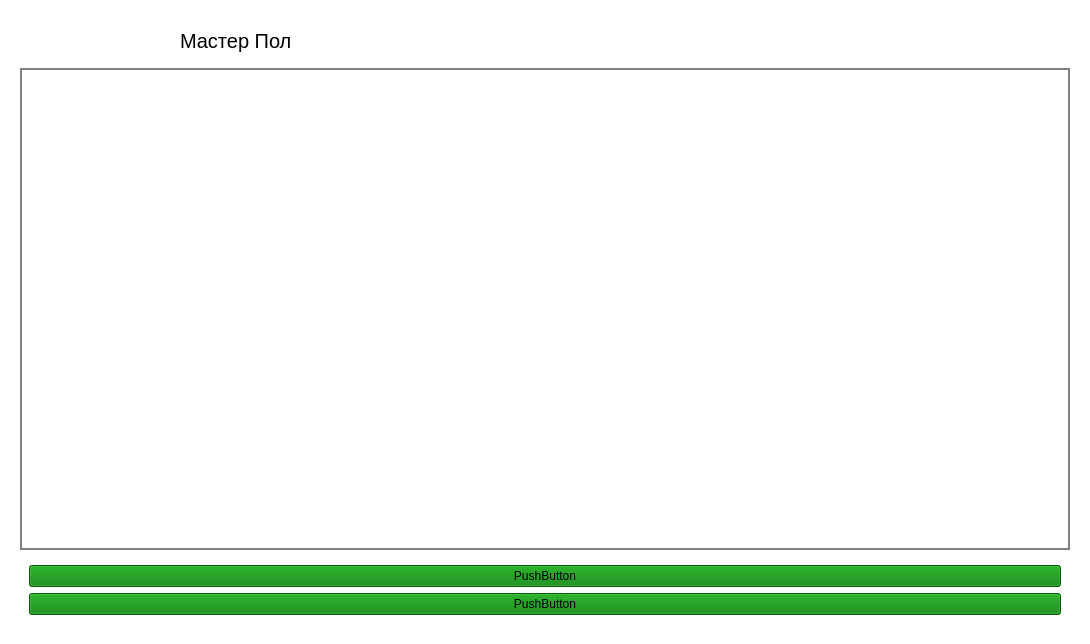
<?xml version="1.0" encoding="UTF-8"?>
<ui version="4.0">
 <class>PartnersPage</class>
 <widget class="QWidget" name="PartnersPage">
  <property name="windowModality">
   <enum>Qt::WindowModality::NonModal</enum>
  </property>
  <property name="geometry">
   <rect>
    <x>0</x>
    <y>0</y>
    <width>1090</width>
    <height>644</height>
   </rect>
  </property>
  <property name="windowTitle">
   <string>parner_page</string>
  </property>
  <property name="styleSheet">
   <string notr="true">background-color:white;</string>
  </property>
  <layout class="QVBoxLayout" name="verticalLayout_7">
   <item>
    <widget class="QStackedWidget" name="ss">
     <property name="styleSheet">
      <string notr="true"/>
     </property>
     <widget class="QWidget" name="ssPage1" native="true">
      <layout class="QVBoxLayout" name="verticalLayout_6">
       <item>
        <layout class="QVBoxLayout" name="verticalLayout_4">
         <item>
          <widget class="QFrame" name="title">
           <property name="styleSheet">
            <string notr="true">padding-left:20px;</string>
           </property>
           <layout class="QHBoxLayout" name="horizontalLayout">
            <item>
             <widget class="QLabel" name="label">
              <property name="maximumSize">
               <size>
                <width>100</width>
                <height>100</height>
               </size>
              </property>
              <property name="text">
               <string/>
              </property>
              <property name="pixmap">
               <pixmap>../../ui/icons/Master_pol.png</pixmap>
              </property>
              <property name="scaledContents">
               <bool>true</bool>
              </property>
             </widget>
            </item>
            <item>
             <widget class="QLabel" name="label_2">
              <property name="styleSheet">
               <string notr="true">color:black;
font-size:20px;</string>
              </property>
              <property name="text">
               <string>Мастер Пол</string>
              </property>
             </widget>
            </item>
           </layout>
          </widget>
         </item>
         <item>
          <widget class="QScrollArea" name="scrollArea">
           <property name="styleSheet">
            <string notr="true">border:1px solid grey</string>
           </property>
           <property name="widgetResizable">
            <bool>true</bool>
           </property>
           <widget class="QWidget" name="scrollAreaWidgetContents">
            <property name="geometry">
             <rect>
              <x>0</x>
              <y>0</y>
              <width>1050</width>
              <height>396</height>
             </rect>
            </property>
            <layout class="QVBoxLayout" name="verticalLayout_3">
             <item>
              <widget class="QFrame" name="scroll">
               <property name="styleSheet">
                <string notr="true">border:none;</string>
               </property>
               <layout class="QVBoxLayout" name="verticalLayout_2"/>
              </widget>
             </item>
            </layout>
           </widget>
          </widget>
         </item>
        </layout>
       </item>
       <item>
        <widget class="QFrame" name="button">
         <property name="styleSheet">
          <string notr="true">QPushButton{
	background-color:green;
	color:black;
}</string>
         </property>
         <layout class="QVBoxLayout" name="verticalLayout_5">
          <item>
           <widget class="QPushButton" name="pushButton">
            <property name="text">
             <string>PushButton</string>
            </property>
           </widget>
          </item>
          <item>
           <widget class="QPushButton" name="pushButton_2">
            <property name="text">
             <string>PushButton</string>
            </property>
           </widget>
          </item>
         </layout>
        </widget>
       </item>
      </layout>
     </widget>
    </widget>
   </item>
  </layout>
 </widget>
 <resources/>
 <connections/>
</ui>
